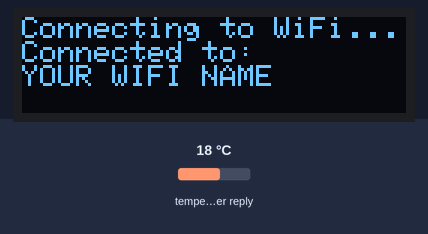
Bench run of a sketch on a simulated ESP32. Parts: 128×32 one-colour display. Inputs (shaded band) come from the test bench; at power-on: temperature in the weather reply 18 °C. WiFi joins after 1.5 s; servers stay silent unless stated; the local clock reads 2024-03-15 10:24:30 at power-on unless the sketch sets it; web services answer with replies made up by the test bench; what the sketch prints to the serial monitor is not drawn.

Above: at 1.6 s.
At 3.3 s:
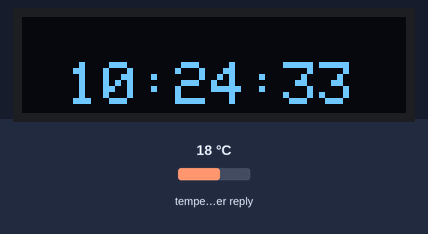
At 24.6 s:
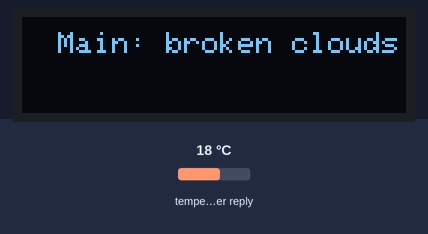
At 27.6 s:
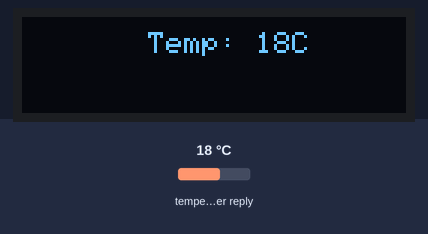
At 30.6 s:
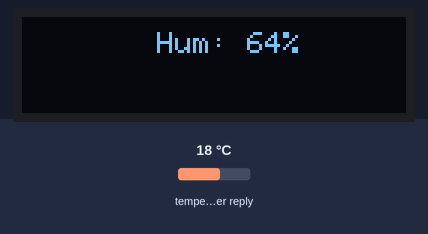
At 36.6 s:
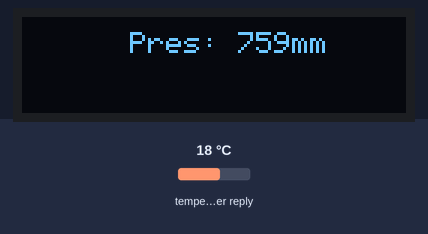

The sketch:

clock.ino
```cpp
#include <Adafruit_SSD1306.h>
#include <ArduinoJson.h>
#include <HTTPClient.h>
#include <NTPClient.h>
#include <WiFiUdp.h>
#include <TimeLib.h>
#include "secrets.h"
#include <WiFi.h>
#include <Wire.h>

#define SCREEN_WIDTH    128
#define SCREEN_HEIGHT    32
#define OLED_RESET       -1
#define SCREEN_ADDRESS 0x3C
#define BUTTON 4
Adafruit_SSD1306 display(SCREEN_WIDTH, SCREEN_HEIGHT, &Wire, OLED_RESET);

int i = 0;
const char* ssid = SSID;
const char* password = WIFI_PASSWORD;

const int httpsPort = 443;
const String url_time = "https://www.timeapi.io/api/Time/current/zone?timeZone=" + String(ZONE);
const String url_weather = "https://api.openweathermap.org/data/2.5/weather?lat=" + String(LAT) + "&lon=" + String(LON) + "&appid=" + String(APPID);

WiFiClient client;
HTTPClient http;

void setup()
{
    Serial.begin(115200);

    if (!display.begin(SSD1306_SWITCHCAPVCC, SCREEN_ADDRESS)) {
        Serial.println(F("SSD1306 allocation failed"));
        for (;;);
    }

    display.clearDisplay();
    display.setTextSize(1);
    display.setTextColor(WHITE);
    display.println("Connecting to WiFi...");
    display.display();

    WiFi.begin(ssid, password);

    Serial.print("Connecting to WiFi...");
    while (WiFi.status() != WL_CONNECTED)
    {
        delay(500);
        Serial.print(".");
    }
    Serial.println();

    display.println("Connected to: ");
    display.print(ssid);
    display.display();
    delay(1500);
    display.clearDisplay();
    display.display();

    Serial.print("Connecting to ");
    Serial.println(url_time);

    http.begin(url_time);
    int httpCode = http.GET();
    StaticJsonDocument<2000> doc;
    DeserializationError error = deserializeJson(doc, http.getString());

    if (error) {
        Serial.print(F("deserializeJson Failed"));
        Serial.println(error.f_str());
        delay(2500);
        return;
    }
    Serial.print("HTTP Status Code: ");
    Serial.println(httpCode);

    int hour = doc["hour"];
    int minute = doc["minute"];
    int second = doc["seconds"];
    int day = doc["day"];
    int month = doc["month"];
    int year = doc["year"];
    http.end();

    setTime(hour, minute, second, day, month, year);
}

void loop()
{
    if (i < 60) {
        timen();
        i++;
    } else if (i < 80) {
        daten();
        i++;
    } else {
        weather();
        i = 0;
    }
}

void weather(void)
{
    Serial.print("Connecting to ");
    Serial.println(url_weather);
    display.clearDisplay();

    http.begin(url_weather);
    int httpCode = http.GET();
    StaticJsonDocument<2000> doc;
    DeserializationError error = deserializeJson(doc, http.getString());

    if (error) {
        Serial.print(F("deserializeJson Failed"));
        Serial.println(error.f_str());
        delay(2500);
        return;
    }
    Serial.print("HTTP Status Code: ");
    Serial.println(httpCode);

    String main = doc["weather"][0]["description"].as<String>();
    double temp = doc["main"]["temp"];
    int humidity = doc["main"]["humidity"];
    double wind = doc["wind"]["speed"];
    int pressure = doc["main"]["pressure"];

    String weather[5];
    weather[0] = "Main: " + main;
    weather[1] = "Temp: " + String((int)(temp - 273.15)) + "C";
    weather[2] = "Hum: " + String(humidity) + "%";
    weather[3] = "Wind: " + String(wind) + "m/s";
    weather[4] = "Pres: " + String((int)(pressure/1.33322)) + "mm";

    for (uint8_t i = 0; i < 5; i++) {
        display.setTextSize(1);
        display.setTextColor(SSD1306_WHITE);
        display.setCursor(15, 15);
        display.clearDisplay();
        center(weather[i], 5, 5);
        display.display();
        delay(3000);
    }

    http.end();
}

void timen(void)
{
    display.clearDisplay();

    display.setTextSize(2);
    display.setTextColor(SSD1306_WHITE);
    display.setCursor(15, 15);
    digits(hour());
    display.print(F(":"));
    digits(minute());
    display.print(F(":"));
    digits(second());

    display.display();
    delay(250);
}

void daten(void)
{
    display.clearDisplay();

    display.setTextSize(2);
    display.setTextColor(SSD1306_WHITE);
    display.setCursor(5, 15);
    digits(day());
    display.print(F("."));
    digits(month());
    display.print(F("."));
    digits(year());

    display.display();
    delay(250);
}

void digits(int digits)
{
    if (digits < 10) {
        display.print("0");
        display.print(digits);
    }
    else
        display.print(digits);
}

void center(const String buf, int x, int y)
{
    int16_t x1, y1;
    uint16_t w, h;
    display.getTextBounds(buf, x, y, &x1, &y1, &w, &h);
    display.setCursor((x - w / 2) + (128 / 2), y);
    display.print(buf);
}
```

secrets.h
```cpp
#define LAT "YOUR LATITUDE"
#define LON "YOUR LONGITUDE"
#define ZONE "YOUR LOCATION"
#define SSID "YOUR WIFI NAME"
#define WIFI_PASSWORD "YOUR WIFI PASSWORD"
#define APPID "APPID FOR OPENWEATHER"
```

Measured:
- what the display in image 0 shows lasts 1.5 s, from 1.6 s to 3.1 s
- what the display in image 1 shows lasts 1.0 s, from 3.3 s to 4.3 s
- what the display in image 2 shows lasts 3.0 s, from 24.5 s to 27.5 s
